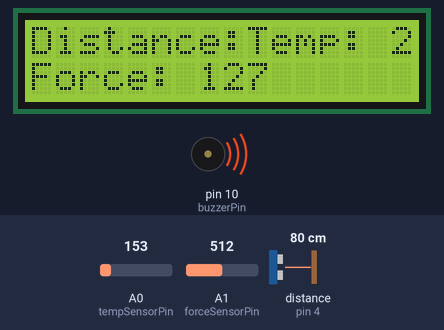
This sketch was run on a simulated Arduino Uno, built with avr-gcc and run on an emulated ATmega328P. On the bench: 16×2 character LCD, buzzer (waves = sounding). The test bench sets the inputs (shaded band); at power-on: A1 (forceSensorPin) = 512, A0 (tempSensorPin) = 153, distance to the obstacle (sensor on pin 4) 80 cm. The echo pulse lasts 58.3 µs per cm; what the sketch prints to the serial monitor is not drawn.

Above: at 1.2 s.
1.3 s: A1 (forceSensorPin) set to 420
At 3.0 s:
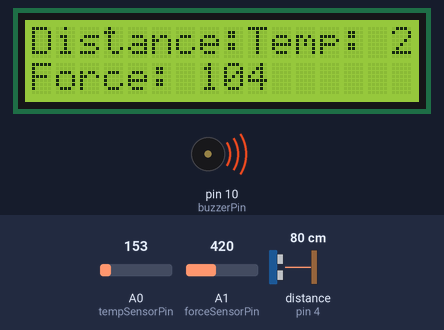
3.6 s: A1 (forceSensorPin) set to 389
At 4.4 s:
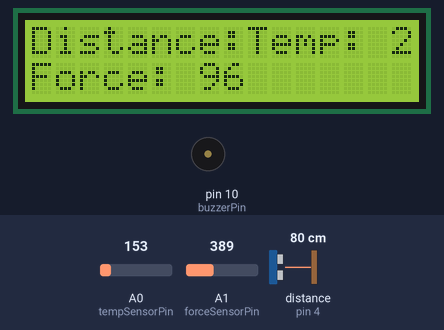
5.6 s: A0 (tempSensorPin) set to 165
At 7.0 s:
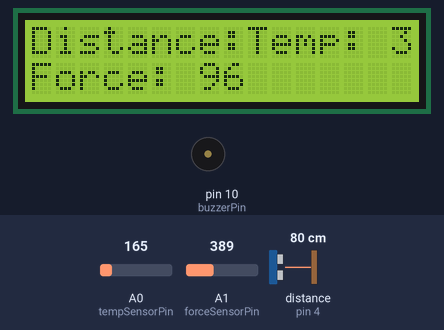
7.6 s: A0 (tempSensorPin) set to 191
At 9.3 s:
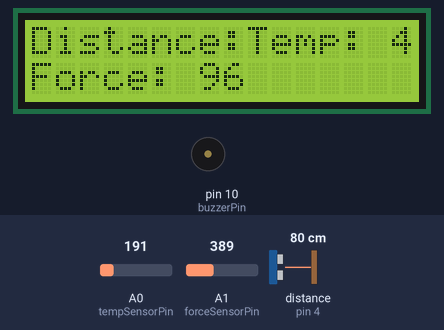
9.6 s: A0 (tempSensorPin) set to 221
At 11.0 s:
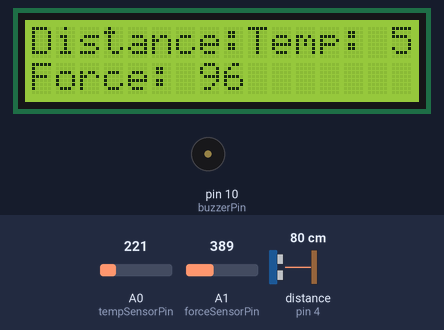
11.7 s: A1 (forceSensorPin) set to 306
At 13.6 s:
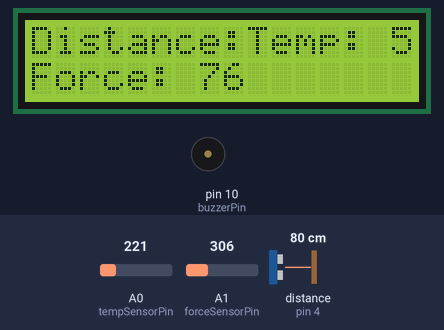
Timing chart, 0 to 14.7 s (numbered marks = the images above; inputs shaded):
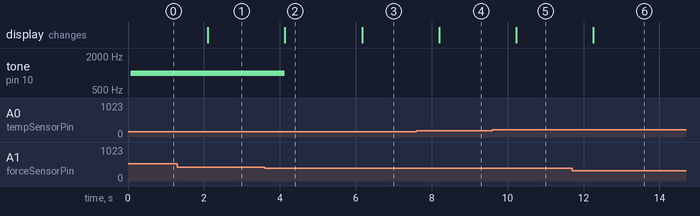

The sketch:

M1_T4D.ino
```cpp
#include <Wire.h>
#include <LiquidCrystal.h>

// Define the analog input pins for the sensors
const int tempSensorPin = A0;
const int forceSensorPin = A1;
const int trigPin = 3;
const int echoPin = 4;
const int buzzerPin = 10;

// Initialize the LCD library with the numbers of the interface pins
LiquidCrystal lcd(12, 11, 5, 4, 3, 2);

void setup() {
  Serial.begin(9600);

  // Set up the LCD's number of columns and rows
  lcd.begin(16, 2);

  // Set pin modes
  pinMode(trigPin, OUTPUT);
  pinMode(echoPin, INPUT);
  pinMode(forceSensorPin, INPUT);
  pinMode(buzzerPin, OUTPUT);
}

void loop() {
  // Ultrasonic Sensor
  long duration, distance;

  digitalWrite(trigPin, LOW);
  delayMicroseconds(2);
  digitalWrite(trigPin, HIGH);
  delayMicroseconds(10);
  digitalWrite(trigPin, LOW);

  duration = pulseIn(echoPin, HIGH);
  distance = duration * 0.034 / 2;

  // Force Sensor
  int forceSensorValue = analogRead(forceSensorPin);
  int mappedForceValue = map(forceSensorValue, 0, 1023, 0, 255);

  // Temperature Sensor
  int tempSensorValue = analogRead(tempSensorPin);
  float voltage = tempSensorValue * (5.0 / 1023.0);
  float temperatureCelsius = (voltage - 0.5) * 100.0;

  // Display data on LCD
  lcd.clear();
  lcd.setCursor(0, 0);
  lcd.print("Distance: ");
  lcd.print(distance);
  lcd.print(" cm");

  lcd.setCursor(0, 1);
  lcd.print("Force: ");
  lcd.print(mappedForceValue);

  lcd.setCursor(9, 0);
  lcd.print("Temp: ");
  lcd.print(temperatureCelsius);
  lcd.print(" C");

  // Display data on Serial Monitor
  Serial.print("Distance: ");
  Serial.print(distance);
  Serial.print(" cm, ");

  Serial.print("Force: ");
  Serial.print(mappedForceValue);
  Serial.print(", ");

  Serial.print("Temperature: ");
  Serial.print(temperatureCelsius);
  Serial.println(" C");

  // Activate/deactivate buzzer based on force sensor value
  if (mappedForceValue > 100) {
    tone(buzzerPin, 1000);
  } else {
    noTone(buzzerPin);
  }

  delay(1000); // Adjust delay as needed
}
```

Measured:
- the behaviour switches between 406 and 405 on A1 (forceSensorPin) (found by bisection; images 1 and 2)
- after the input at 1.3 s, the display: changes after 0.81 s (image 1)
- after the input at 3.6 s, tone on pin 10 (buzzerPin): 1000 Hz → silent after 0.54 s; the display: changes after 0.54 s (image 2)
- after the input at 5.6 s, the display: changes after 0.56 s (image 3)
- after the input at 7.6 s, the display: changes after 0.59 s (image 4)
- after the input at 9.6 s, the display: changes after 0.62 s (image 5)
- after the input at 11.7 s, the display: changes after 0.55 s (image 6)
